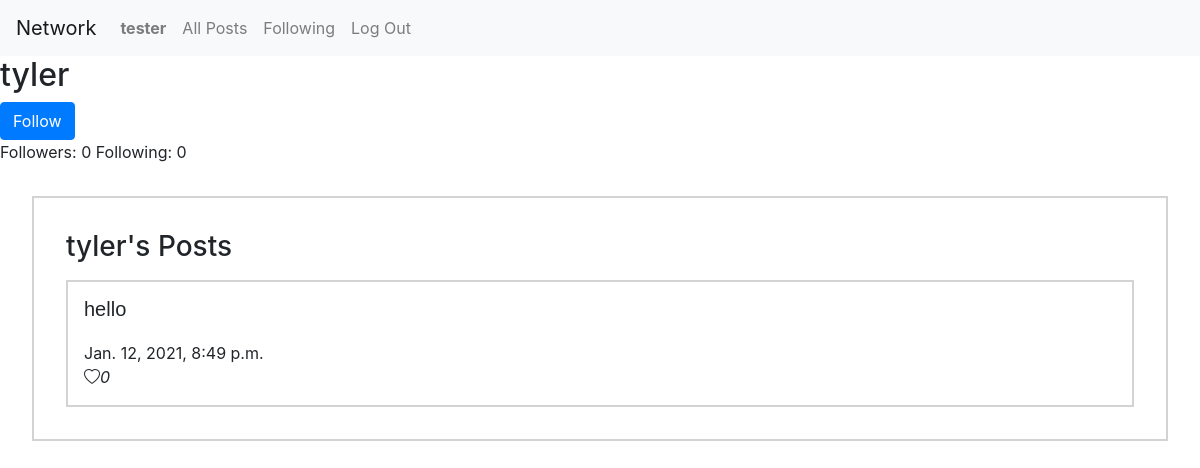
Page /profile/tyler (signed in) on the earlier database version.
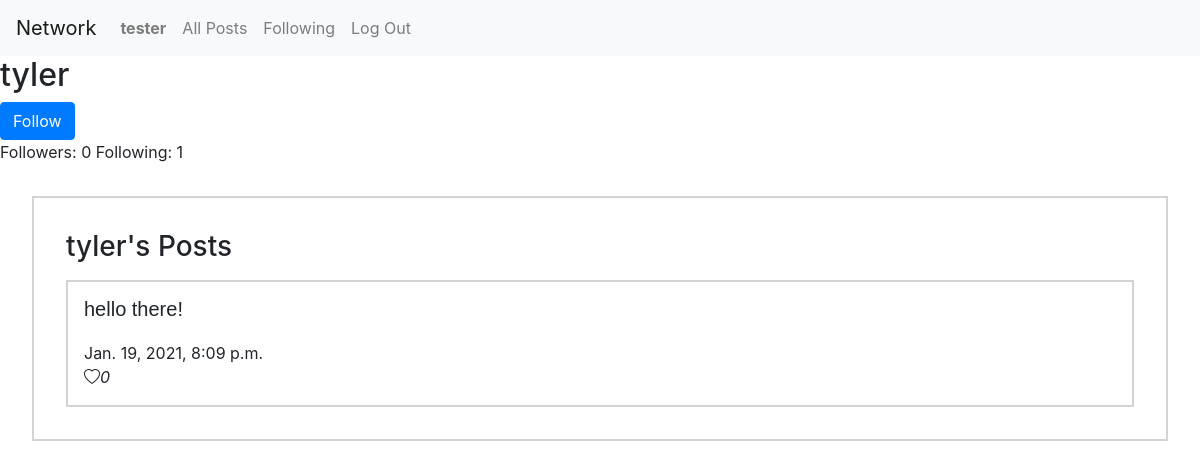
Same page on the later database version.
### network/models.py (models this page shows)
class Post(models.Model):
    text        = models.TextField()
    date_time   = models.DateTimeField('Post date', auto_now_add=True)
    num_likes   = models.IntegerField()
    author      = models.ForeignKey(User, on_delete=models.CASCADE, related_name="author")

### network/views.py (the view, shortened to what this page needs)
# urls.py: path("profile/<str:username>", views.profile, name="profile"),
@login_required
def profile(request, username=None):
    user_liked_posts = []
    if username != request.user.username:
        user          = User.objects.get(username=username)
        try:
            followers     = User_Following.objects.get(user_id = request.user, following_user_id= user.id)
            is_follower   = True
            user_likes  = Post_Likes.objects.filter(user_liked=request.user).select_related('post_id')
            user_liked_posts = [post.post_id for post in user_likes]
        except User_Following.DoesNotExist:
            print(User_Following.DoesNotExist)
            is_follower   = False
        except Post_Likes.DoesNotExist:
            print(Post_Likes.DoesNotExist)
        num_following = len(User_Following.objects.filter(user_id = user.id))
        num_followers = len( User_Following.objects.filter(following_user_id= user.id))
        user_posts    = Post.objects.filter(author= user)
        user_name     = user.username
        user_id       = user.id
    paginator = Paginator(user_posts, 10)
    page_number = request.GET.get('page')
    page_obj = paginator.get_page(page_number)
    return render(request, "network/profile.html", {
        "num_following": num_following,
        "isFollower"   : is_follower,
        "num_followers": num_followers,
        "user_posts"   : user_posts,
        "user_name"    : user_name,
        "user_id"      : user_id,
        "Posts_liked": user_liked_posts,
        "page_obj": page_obj
    })

### network/templates/network/profile.html (shortened to what this page needs)
{% extends "network/layout.html" %}
{% block body %}
    {% if user.is_authenticated %}
        <div>
            <h2 id="usernameHeading" data-userid= {{ user_id }}>{{  user_name  }}</h2>
            {% if user.username != user_name %}
                {% if isFollower %}
                    <button type="button" class="btn btn-primary" id="followUserBtn">Unfollow</button>
                {% else %}
                    <button type="button" class="btn btn-primary" id="followUserBtn">Follow</button>
                {% endif %}
            {% endif %}
        </div>
        <div>
            Followers: {{ num_followers }}  Following: {{ num_following }}
        </div>
        {% if user_posts %}
            <div id="postings">
                <h3>{{ user_name }}'s Posts</h3>
                {% for post in user_posts %}
                    <div class="post" data-postId= {{ post.id }}>
                        <div class="postText">
                            {{ post.text }}
                        </div>
                        <div class="postDate">
                            {{ post.date_time }}
                        </div>
                        <div class="postLikes">
                            {% if user == post.author %}
                                <i class="bi bi-heart-fill">{{ post.num_likes }}</i>
                            {% else %}
                                {% if post in Posts_liked %}
                                    <i class="bi bi-heart-fill" id="likeBtn">{{ post.num_likes }}</i>
                                {% else %}
                                    <i class="bi bi-heart" id="likeBtn">{{ post.num_likes }}</i>
                                {% endif %}
                            {% endif %}
                        </div>
                    </div>
                {% endfor %}
            </div>
        {% endif %}
    {% endif %}
{% endblock %}

Differences in the rows shown:
removed Post: text "hello", date_time "Jan. 12, 2021, 8:49 p.m.", num_likes "0"
added Post: text "hello there!", date_time "Jan. 19, 2021, 8:09 p.m.", num_likes "0"
Other differences:
{{ num_following }}: "0" → "1"
